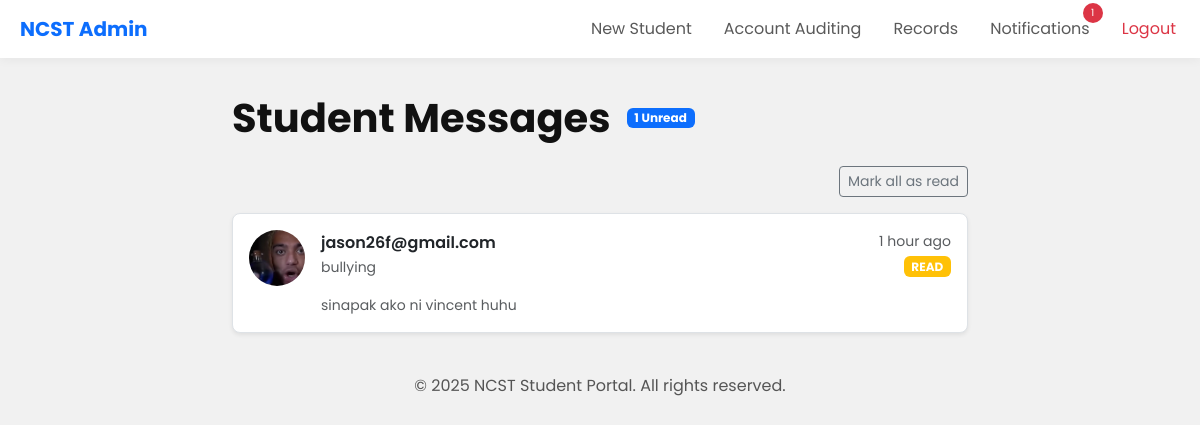
/src/views/admin/admin_Notification.php, run on the app's committed database.
### tables this page shows
CREATE TABLE `Mail_log` (
  `id` int(11) NOT NULL,
  `from_id` int(11) NOT NULL,
  `to_id` int(11) NOT NULL,
  `email` varchar(255) NOT NULL,
  `subject` varchar(255) NOT NULL,
  `body` text NOT NULL,
  `attachment` blob DEFAULT NULL,
  `created_at` timestamp NOT NULL DEFAULT current_timestamp(),
  `student_read` tinyint(1) DEFAULT 0,
  `admin_read` tinyint(1) DEFAULT 0,
  `officer_sent` tinyint(1) DEFAULT 0,
  `status` enum('pending','accepted','declined') DEFAULT 'pending'
);

CREATE TABLE `students` (
  `student_id` int(11) NOT NULL,
  `first_name` varchar(50) DEFAULT NULL,
  `middle_name` varchar(50) DEFAULT NULL,
  `last_name` varchar(50) DEFAULT NULL,
  `birthday` date DEFAULT NULL,
  `sex` enum('male','female','other') DEFAULT NULL,
  `religion` varchar(50) DEFAULT NULL,
  `nationality` varchar(50) DEFAULT NULL,
  `guardian` varchar(100) DEFAULT NULL,
  `email` varchar(100) DEFAULT NULL,
  `password` varchar(100) NOT NULL,
  `social_media` varchar(100) DEFAULT NULL,
  `profile_pic` blob DEFAULT NULL,
  `address` varchar(200) DEFAULT NULL,
  `contact_number` varchar(20) DEFAULT NULL,
  `student_credits` int(11) DEFAULT NULL,
  `course` enum('Bachelor of Science in Information Technology','Bachelor of Science in Computer Science','Bachelor of Science in Hospitality Management','Bachelor of Science in Criminology','Bachelor of Science in Nursing','Bachelor of Arts in Communication','Bachelor of Science in Industrial Technology') DEFAULT NULL,
  `year_level` enum('1st','2nd','3rd','4th') DEFAULT NULL,
  `student_status` enum('Active','Inactive','Graduated','Dropped','Banned') DEFAULT NULL,
  `academic_standing` enum('Regular','Irregular','Probation','Dismissed') NOT NULL DEFAULT 'Regular',
  `current_gpa` decimal(3,2) DEFAULT NULL,
  `tuition_balance` decimal(10,2) DEFAULT NULL,
  `next_payment_due` date DEFAULT (curdate() + interval 1 month),
  `last_payment` timestamp NULL DEFAULT current_timestamp(),
  `scholarship` enum('Full','Partial','Athletic','Academic','None') NOT NULL DEFAULT 'None',
  `hasBirthCertificate` tinyint(1) DEFAULT NULL,
  `hasGoodMoral` tinyint(1) DEFAULT NULL,
  `hasReportCard` tinyint(1) DEFAULT NULL,
  `hasIDPicture` tinyint(1) DEFAULT NULL,
  `hasMedical_record` tinyint(1) DEFAULT NULL,
  `hasForm137` tinyint(1) DEFAULT NULL
);

### src/views/admin/admin_Notification.php (the view, shortened to what this page needs)
<?php
    include('../../../header.php');
    include('navbar.php');
?>
    <div class="container py-4">
        <div class="row justify-content-center">
            <div class="col-12 col-lg-10 col-xl-8">
                <div class="d-flex align-items-center mb-4">
                    <h1 class="h4 mb-0">Student Messages</h1>
                    <span class="badge bg-primary ms-3">1 Unread</span>
                </div>
                <div class="d-flex justify-content-end mb-3">
                    <form action="/admin/notifications/mark-read" method="post" class="d-inline">
                        <button type="submit" class="btn btn-outline-secondary btn-sm">Mark all as read</button>
                    </form>
                </div>
                <?php
                    $sql = "SELECT m.*, s.profile_pic
                            FROM Mail_log m
                            JOIN students s ON m.from_id = s.student_id ORDER BY created_at DESC";
                    $query = $conn->query($sql);
                    while($row = $query->fetch_object()) {
                    $statusText = ($row->admin_read == 0) ? 'UNREAD' : 'READ';
                    $createdTime = new DateTime($row->created_at);
                    $now = new DateTime();
                    $diff = $now->diff($createdTime);
                    if($diff->y > 0){
                        $timeAgo = $diff->y . " year" . ($diff->y > 1 ? "s" : "") . " ago";
                    } elseif($diff->m > 0){
                        $timeAgo = $diff->m . " month" . ($diff->m > 1 ? "s" : "") . " ago";
                    } elseif($diff->d > 0){
                        $timeAgo = $diff->d . " day" . ($diff->d > 1 ? "s" : "") . " ago";
                    } elseif($diff->h > 0){
                        $timeAgo = $diff->h . " hour" . ($diff->h > 1 ? "s" : "") . " ago";
                    } elseif($diff->i > 0){
                        $timeAgo = $diff->i . " minute" . ($diff->i > 1 ? "s" : "") . " ago";
                    } else {
                        $timeAgo = "Just now";
                    }
                        echo "
                        <div class='list-group'>
                            <a href='../../mails/admin/student_mail.php?id={$row->id}' class='list-group-item list-group-item-action mb-3 p-3 rounded-3 shadow-sm notification-card text-decoration-none' aria-current='false'>
                                <div class='d-flex gap-3 align-items-start'>
                                    <div class='user_info d-flex justify-content-between w-100'>
                                        <div class='d-flex justify-content-between align-items-start gap-3'>
                                            <img src='/ncst/public/uploads/profile/{$row->profile_pic}' alt='Student avatar' class='rounded-circle avatar'>
                                            <div>
                                                <div class='fw-semibold'>{$row->email}</div>
                                                <div class='text-muted small'>{$row->subject}</div>
                                            </div>
                                        </div>
                                        <div class='text-end'>
                                            <div class='small text-muted'>$timeAgo</div>
                                            <span class='badge bg-warning mt-1'>$statusText</span>
                                        </div>
                                    </div>
                                </div>
                                <div class='flex-grow-1 px-5'>
                                    <div class='mt-2 text-muted small snippet px-4'>
                                        {$row->body}
                                    </div>
                                </div>
                            </a>
                        </div>
                        ";
                    }
                ?>
            </div>
        </div>
    </div>
<?php
    include('../../../footer.php');
?>

### src/css/style.css (style rules this page uses)
* { margin: 0; padding: 0; box-sizing: border-box; }
:root { --color-darkest: #111111 !important; --color-dark: #222222 !important; --color-medium: #555555 !important; --color-light: #888888 !important; }
body { font-family: "Poppins", sans-serif !important; font-weight: 400 !important; font-size: clamp(0.875rem, 1vw + 0.5rem, 1rem) !important; color: var(--color-darkest) !important; line-height: 1.6 !important; background-color: #f1f1f1 !important; }
h1, h2, h3, h4, h5 { font-family: "Poppins", sans-serif !important; font-weight: 700 !important; color: var(--color-darkest) !important; line-height: 1.2 !important; }
h1 { font-size: clamp(1.75rem, 4vw, 2.5rem) !important; }

### src/views/admin/admin_Notification.php (style rules this page uses)
body { background-color: #f8f9fa; }
.notification-card { transition: all 0.2s ease; }
.avatar { width: 56px; height: 56px; object-fit: cover; }
.snippet { max-width: 100%; overflow: hidden; text-overflow: ellipsis; white-space: nowrap; }

### data on the page
mail_log: students.profile_pic (picture), email "jason26f@gmail.com", subject "bullying", admin_read "READ", body "sinapak ako ni vincent huhu"
